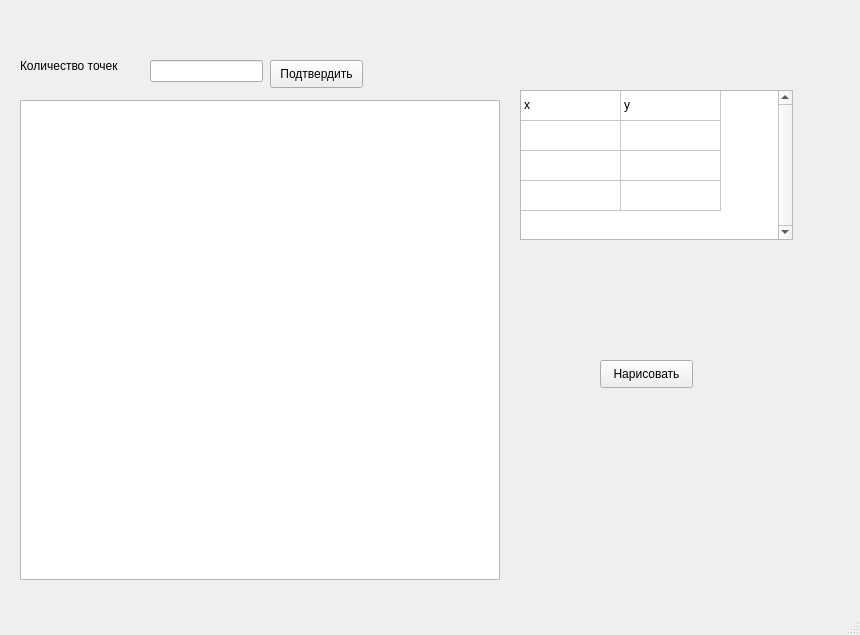
<?xml version="1.0" encoding="UTF-8"?>
<ui version="4.0">
 <class>MainWindow</class>
 <widget class="QMainWindow" name="MainWindow">
  <property name="enabled">
   <bool>true</bool>
  </property>
  <property name="geometry">
   <rect>
    <x>0</x>
    <y>0</y>
    <width>860</width>
    <height>635</height>
   </rect>
  </property>
  <property name="minimumSize">
   <size>
    <width>860</width>
    <height>635</height>
   </size>
  </property>
  <property name="windowTitle">
   <string>ЛР1 В10</string>
  </property>
  <property name="dockOptions">
   <set>QMainWindow::AllowTabbedDocks|QMainWindow::AnimatedDocks</set>
  </property>
  <widget class="QWidget" name="centralwidget">
   <widget class="QLabel" name="label_otv">
    <property name="geometry">
     <rect>
      <x>530</x>
      <y>420</y>
      <width>221</width>
      <height>151</height>
     </rect>
    </property>
    <property name="text">
     <string/>
    </property>
   </widget>
   <widget class="QLabel" name="label_2">
    <property name="geometry">
     <rect>
      <x>20</x>
      <y>20</y>
      <width>761</width>
      <height>31</height>
     </rect>
    </property>
    <property name="text">
     <string/>
    </property>
   </widget>
   <widget class="QPushButton" name="drawButton">
    <property name="geometry">
     <rect>
      <x>600</x>
      <y>360</y>
      <width>93</width>
      <height>28</height>
     </rect>
    </property>
    <property name="text">
     <string>Нарисовать</string>
    </property>
   </widget>
   <widget class="QTableWidget" name="tableWidget">
    <property name="enabled">
     <bool>true</bool>
    </property>
    <property name="geometry">
     <rect>
      <x>520</x>
      <y>90</y>
      <width>273</width>
      <height>150</height>
     </rect>
    </property>
    <property name="verticalScrollBarPolicy">
     <enum>Qt::ScrollBarAlwaysOn</enum>
    </property>
    <property name="rowCount">
     <number>4</number>
    </property>
    <property name="columnCount">
     <number>2</number>
    </property>
    <attribute name="horizontalHeaderVisible">
     <bool>false</bool>
    </attribute>
    <attribute name="horizontalHeaderHighlightSections">
     <bool>false</bool>
    </attribute>
    <attribute name="verticalHeaderVisible">
     <bool>false</bool>
    </attribute>
    <attribute name="verticalHeaderHighlightSections">
     <bool>false</bool>
    </attribute>
    <row/>
    <row/>
    <row/>
    <row/>
    <column/>
    <column/>
    <item row="0" column="0">
     <property name="text">
      <string>x</string>
     </property>
    </item>
    <item row="0" column="1">
     <property name="text">
      <string>y</string>
     </property>
    </item>
   </widget>
   <widget class="QPushButton" name="pushButton">
    <property name="geometry">
     <rect>
      <x>270</x>
      <y>60</y>
      <width>93</width>
      <height>28</height>
     </rect>
    </property>
    <property name="text">
     <string>Подтвердить</string>
    </property>
   </widget>
   <widget class="QLabel" name="label">
    <property name="geometry">
     <rect>
      <x>20</x>
      <y>50</y>
      <width>121</width>
      <height>31</height>
     </rect>
    </property>
    <property name="text">
     <string>Количество точек</string>
    </property>
   </widget>
   <widget class="QGraphicsView" name="graphicsView">
    <property name="geometry">
     <rect>
      <x>20</x>
      <y>100</y>
      <width>480</width>
      <height>480</height>
     </rect>
    </property>
   </widget>
   <widget class="QLineEdit" name="numOfDots">
    <property name="geometry">
     <rect>
      <x>150</x>
      <y>60</y>
      <width>113</width>
      <height>22</height>
     </rect>
    </property>
   </widget>
  </widget>
  <widget class="QMenuBar" name="menubar">
   <property name="geometry">
    <rect>
     <x>0</x>
     <y>0</y>
     <width>860</width>
     <height>26</height>
    </rect>
   </property>
  </widget>
  <widget class="QStatusBar" name="statusbar"/>
 </widget>
 <resources/>
 <connections/>
</ui>
